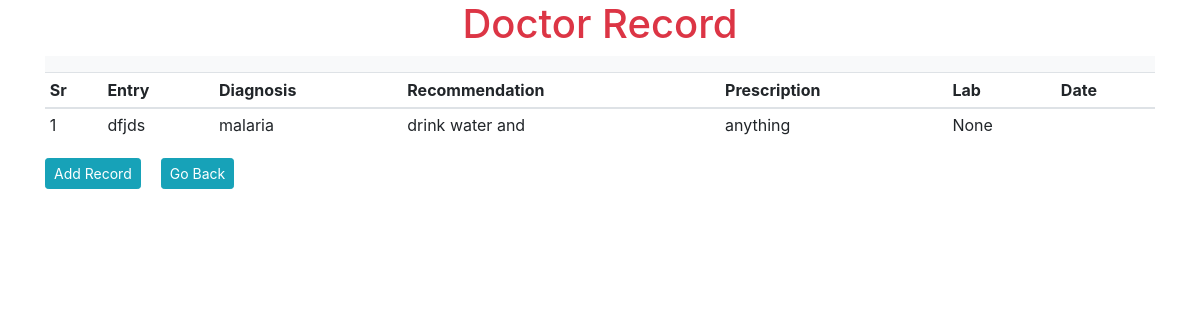
Screenshot of /doctor/allrecord/2 (signed in) with the database file from the repository.
### hospital/doctor/models.py (models this page shows)
class DoctorReport(db.Model):
    id = db.Column(db.Integer, primary_key=True)
    date = db.Column(db.DateTime, nullable=False, default=datetime.utcnow)
    entry = db.Column(db.Text, default=None)
    diagnosis = db.Column(db.Text, default=None)
    recommendation = db.Column(db.Text, default=None)
    prescription = db.Column(db.Text, default=None)
    lab = db.Column(db.Text, default=None)
    date = db.Column(db.Date)
    doctor_id = db.Column(db.Integer, db.ForeignKey('user.id'), nullable=False)
    patient_id = db.Column(db.Integer, db.ForeignKey('patient.id'), nullable=False)

### hospital/doctor/routes.py (the view)
@app.route('/doctor/allrecord/<int:id>')
def doctorAllRecord(id):
    if 'email' not in session:
        flash(f'Please login first', 'danger')
        return redirect(url_for('adminlogin'))
    records = Patient.query.get_or_404(id)
    return render_template('doctor/record.html', title='Doctor record', records=records.doctor_report, id=id)

### hospital/templates/doctor/record.html (shortened to what this page needs)
{% extends 'layout.html' %}
{% block content %}
<div class="text-center h1 text-danger"> Doctor Record</div>
<div class="container">
    <nav class="navbar navbar-expand-lg bg-light">
</div>
<div class="container">
    <table class="table table-sm">
        <thead>
            <th>Sr</th>
            <th>Entry</th>
            <th>Diagnosis</th>
            <th>Recommendation</th>
            <th>Prescription</th>
            <th>Lab</th>
            <th>Date</th>
        </thead>
        <tbody>
            {% for record in records %}
            <tr>
                <td>{{loop.index}}</td>
                <td>{{record.entry}}</td>
                <td>{{record.diagnosis}}</td>
                <td>{{record.recommendation}}</td>
                <td>{{record.prescription}}</td>
                <td>{{record.lab}}</td>
                <td>{{records.date}}</td>
            </tr>
            {% endfor %}
        </tbody>
    </table>
    <div style="display: flex;">
    <p><a href="{{ url_for('createDoctorRecord', id=id) }}" class="btn btn-info btn-sm"  style="margin-right: 20px;">Add Record</a></p>
    <p><a href="{{ url_for('patientRecord') }}" class="btn btn-info btn-sm">Go Back</a></p>
  </div>
  </div>
{% endblock content %}

### rows the page displays
DoctorReport: entry "dfjds", diagnosis "malaria", recommendation "drink water and", prescription "anything", lab "None"
